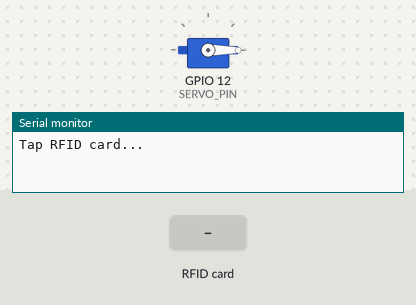
Recording of a sketch running on a simulated ESP32. Shown: servo, the last lines printed to the serial monitor. The inputs (shaded band) are chosen by the test bench.

Above: at 1.2 s.
1.3 s: RFID card 5E 7A 19 C4 held to the reader
At 1.76 s:
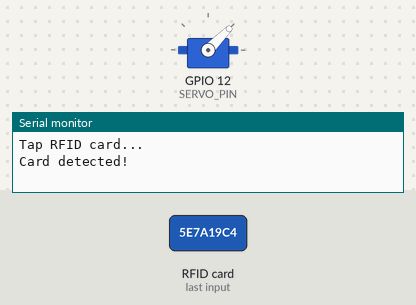
At 3.9 s:
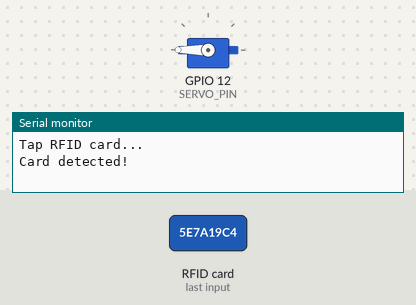
Timing chart, 0 to 9.4 s (numbered marks = the images above; inputs shaded):
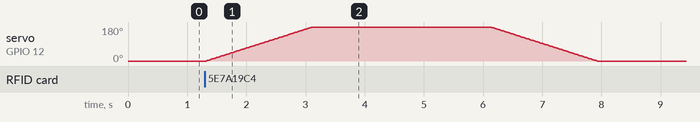

Measured:
- after the input at 1.3 s, servo on GPIO 12 (SERVO_PIN): rises from 0° to 180° in 1.8 s, then falls to 0° in 4.8 s

The sketch:

ESP32_RFID.ino
```cpp
#include <SPI.h>
#include <MFRC522.h>
#include <ESP32Servo.h>

#define SS_PIN      5
#define RST_PIN     15
#define SERVO_PIN   12

MFRC522 rfid(SS_PIN, RST_PIN);
Servo myServo;

void setup() {
  Serial.begin(115200);

  SPI.begin();
  rfid.PCD_Init();

  myServo.setPeriodHertz(50);
  myServo.attach(SERVO_PIN, 500, 2400);

  myServo.write(0);

  Serial.println("Tap RFID card...");
}

void loop() {
  if (!rfid.PICC_IsNewCardPresent()) return;
  if (!rfid.PICC_ReadCardSerial()) return;

  Serial.println("Card detected!");

  for (int pos = 0; pos <= 180; pos++) {
    myServo.write(pos);
    delay(10);
  }

  delay(3000);

  for (int pos = 180; pos >= 0; pos--) {
    myServo.write(pos);
    delay(10);
  }

  delay(1000);

  rfid.PICC_HaltA();
  rfid.PCD_StopCrypto1();
}
```
